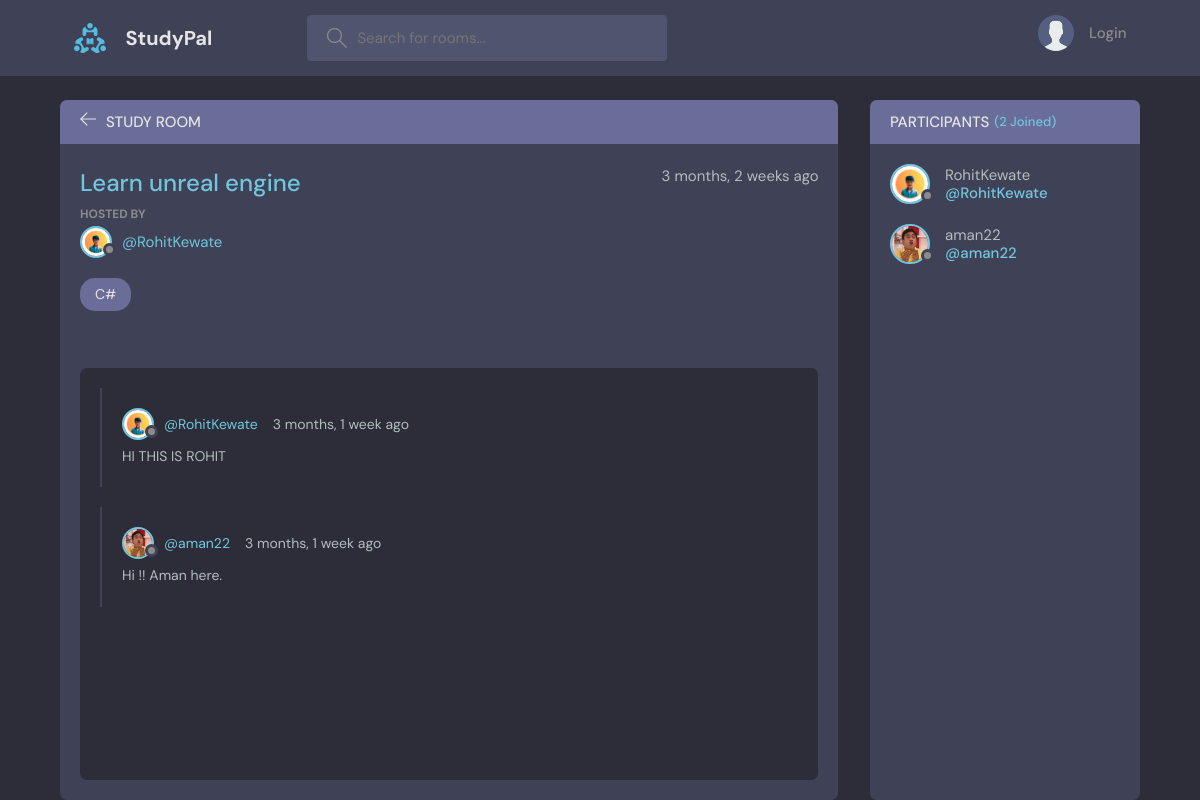
The page /room/1/ on the database its author committed.
### base/models.py (models this page shows, shortened)
class Room(models.Model):
    host = models.ForeignKey(User, on_delete=models.SET_NULL, null=True)
    topic = models.ForeignKey(Topic, on_delete=models.SET_NULL, null=True)
    name= models.CharField(max_length=200)
    description = models.TextField(null=True, blank=True)
    participants = models.ManyToManyField(User,related_name='participants', blank=True)
    updated = models.DateTimeField(auto_now=True)
    created = models.DateTimeField(auto_now_add=True)
    class Meta:
        ordering = ['-updated', 'created']

class User(AbstractUser):
    name = models.CharField(max_length=200, null=True)
    email = models.EmailField(unique=True, null=True)
    bio = models.TextField(null=True)
    avatar = models.ImageField(null= True, default="avatar.svg",upload_to ='images/')
    USERNAME_FIELD = 'email'
    REQUIRED_FIELDS = []

class Topic(models.Model):
    name= models.CharField(max_length=200)
    def __str__(self):
        return self.name

class Message(models.Model):
    user = models.ForeignKey(User, on_delete=models.CASCADE)
    room = models.ForeignKey(Room, on_delete=models.CASCADE)
    body = models.TextField()
    updated = models.DateTimeField(auto_now=True)
    created = models.DateTimeField(auto_now_add=True)
    class Meta:
        ordering = ['-updated', 'created']

### base/views.py (the view, shortened to what this page needs)
# urls.py: path('room/<str:pk>/', views.room, name="room-page"),
def room(request,pk):
   room = Room.objects.get(id=pk)
   room_messages = room.message_set.all()
   participants = room.participants.all()
   context = {'room': room, 'room_messages': room_messages,'participants':participants}
   return render(request, 'base/room.html',context)

### base/templates/base/room.html (shortened to what this page needs)
{% extends 'base.html' %}
{% load static %}
{% block content %}
<main class="profile-page layout layout--2">
  <div class="container">
    <div class="room">
      <div class="room__top">
        <div class="room__topLeft">
          <a href="{% url 'home-page' %}">
            <svg version="1.1" xmlns="http://www.w3.org/2000/svg" width="32" height="32" viewBox="0 0 32 32">
              <title>arrow-left</title>
              <path
                d="M13.723 2.286l-13.723 13.714 13.719 13.714 1.616-1.611-10.96-10.96h27.625v-2.286h-27.625l10.965-10.965-1.616-1.607z"
              ></path>
            </svg>
          </a>
          <h3>Study Room</h3>
        </div>
      </div>
      <div class="room__box scroll">
        <div class="room__header scroll">
          <div class="room__info">
            <h3>{{ room.name }}</h3>
            <span>{{ room.created|timesince }} ago</span>
          </div>
          <div class="room__hosted">
            <p>Hosted By</p>
            <a href="{% url 'user-profile-page' room.host.id %}" class="room__author">
              <div class="avatar avatar--small">
                <img src="{{room.host.avatar.url}}" />
              </div>
              <span>@{{ room.host.username }}</span>
            </a>
          </div>
          <span class="room__topics">{{ room.topic }}</span>
        </div>
        <div class="room__conversation">
          <div class="threads scroll">
            {% for message in room_messages %}
            <div class="thread">
              <div class="thread__top">
                <div class="thread__author">
                  <a href="{% url 'user-profile-page' message.user.id %}" class="thread__authorInfo">
                    <div class="avatar avatar--small">
                      <img src="{{ message.user.avatar.url }}" />
                    </div>
                    <span>@{{ message.user.username }}</span>
                  </a>
                  <span class="thread__date">{{ message.created|timesince }} ago</span>
                </div>
              </div>
              <div class="thread__details">
                {{ message.body }}
              </div>
            </div>
            {% endfor %}
          </div>
        </div>
      </div>
    </div>
    <div class="participants">
      <h3 class="participants__top">Participants <span>({{ participants.count }} Joined)</span></h3>
      <div class="participants__list scroll">
        {% for user in participants %}
        <a href="{% url 'user-profile-page' user.id %}" class="participant">
          <div class="avatar avatar--medium">
            <img src="{{ user.avatar.url }}" />
          </div>
          <p>
            {{ user.username }}
            <span>@{{ user.username }}</span>
          </p>
        </a>
        {% endfor %}
      </div>
    </div>
  </div>
</main>
{% endblock content %}

### rows shown on the page
Room: name "Learn unreal engine", created "3 months, 2 weeks", host.avatar (picture), host.username "RohitKewate", topic "C#"
Message: user.avatar (picture), user.username "RohitKewate", created "3 months, 1 week", body "HI THIS IS ROHIT"
Message: user.avatar (picture), user.username "aman22", created "3 months, 1 week", body "Hi !! Aman here."
User: avatar (picture), username "RohitKewate"
User: avatar (picture), username "aman22"

### other values the page prints
{{ participants.count }} "2"
